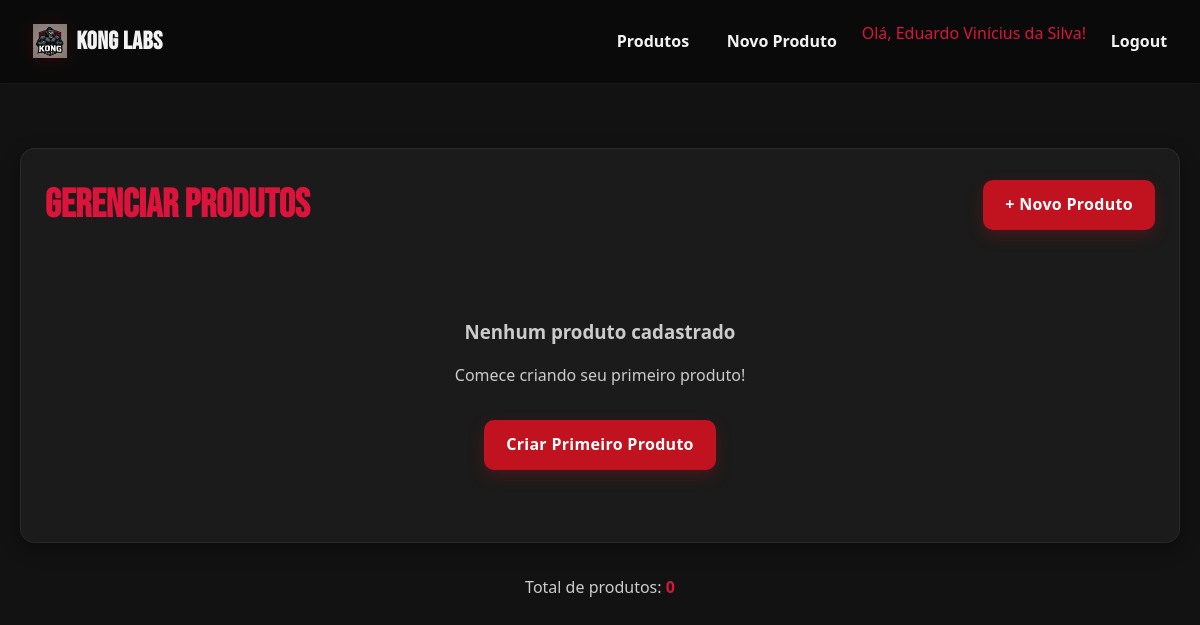
The page /produtos (signed in) on the database as committed earlier.
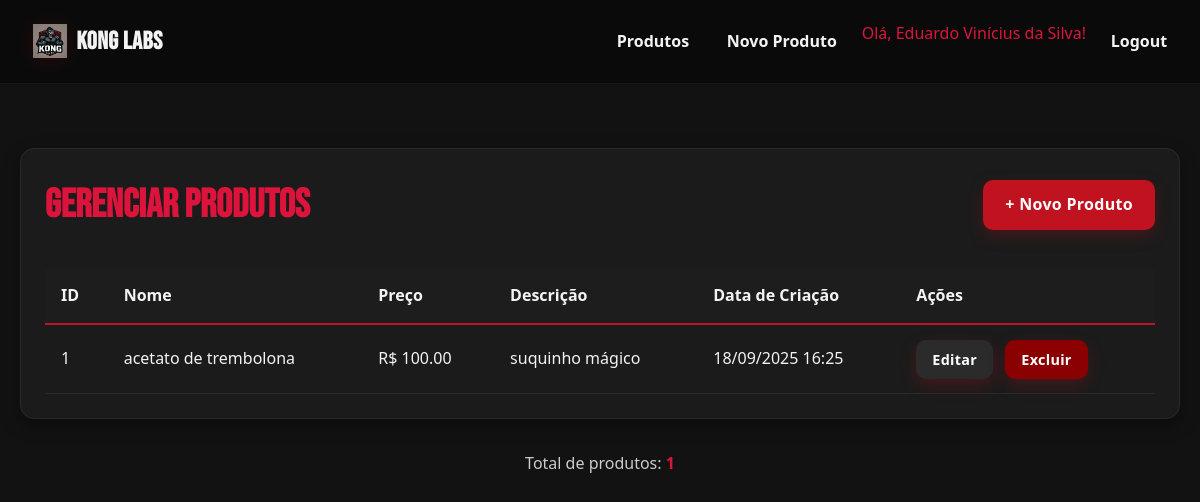
The same page on the database as committed later.
### models.py (models this page shows, shortened)
class Produto(db.Model):
    __tablename__ = 'produtos'
    id = db.Column(db.Integer, primary_key=True)
    nome = db.Column(db.String(100), nullable=False)
    preco = db.Column(db.Float, nullable=False)
    descricao = db.Column(db.Text, nullable=True)
    data_criacao = db.Column(db.DateTime, default=datetime.utcnow)

### app.py (the view)
@app.route('/produtos')
def produtos():
    if 'user_id' not in session:
        flash('Você precisa fazer login primeiro!', 'error')
        return redirect(url_for('login'))
    produtos = Produto.query.all()
    return render_template('produtos.html', produtos=produtos)

### templates/produtos.html (shortened to what this page needs)
{% extends 'base.html' %}
{% block content %}
<div class="table-container">
    <div style="display: flex; justify-content: space-between; align-items: center; margin-bottom: 2rem;">
        <h2 style="color: #DC143C; font-family: 'Bebas Neue', cursive; font-size: 2.5rem; margin: 0;">
            Gerenciar Produtos
        </h2>
        <a href="{{ url_for('criar_produto') }}" class="btn">+ Novo Produto</a>
    </div>
    {% if produtos %}
        <table>
            <thead>
                <tr>
                    <th>ID</th>
                    <th>Nome</th>
                    <th>Preço</th>
                    <th>Descrição</th>
                    <th>Data de Criação</th>
                    <th>Ações</th>
                </tr>
            </thead>
            <tbody>
                {% for produto in produtos %}
                <tr>
                    <td>{{ produto.id }}</td>
                    <td>{{ produto.nome }}</td>
                    <td>R$ {{ "%.2f"|format(produto.preco) }}</td>
                    <td>{{ produto.descricao[:50] }}{% if produto.descricao|length > 50 %}...{% endif %}</td>
                    <td>{{ produto.data_criacao.strftime('%d/%m/%Y %H:%M') }}</td>
                    <td>
                        <a href="{{ url_for('editar_produto', id=produto.id) }}" class="btn btn-secondary" style="margin-right: 0.5rem; padding: 0.5rem 1rem; font-size: 0.9rem;">
                            Editar
                        </a>
                        <a href="{{ url_for('excluir_produto', id=produto.id) }}"
                           class="btn btn-danger"
                           style="padding: 0.5rem 1rem; font-size: 0.9rem;"
                           onclick="return confirm('Tem certeza que deseja excluir este produto?')">
                            Excluir
                        </a>
                    </td>
                </tr>
                {% endfor %}
            </tbody>
        </table>
    {% else %}
        <div style="text-align: center; padding: 3rem; color: #cccccc;">
            <h3 style="margin-bottom: 1rem;">Nenhum produto cadastrado</h3>
            <p style="margin-bottom: 2rem;">Comece criando seu primeiro produto!</p>
            <a href="{{ url_for('criar_produto') }}" class="btn">Criar Primeiro Produto</a>
        </div>
    {% endif %}
</div>
<div style="text-align: center; margin-top: 2rem;">
    <p style="color: #cccccc;">
        Total de produtos: <strong style="color: #DC143C;">{{ produtos|length }}</strong>
    </p>
</div>
{% endblock %}

### templates/base.html (shortened to what this page needs)
<!DOCTYPE html>
<html lang="pt-br">
<head>
    <link rel="stylesheet" href="{{ url_for('static', filename='css/base.css') }}">
</head>
<body>
    <nav class="navbar" role="navigation" aria-label="main navigation">
        <a href="{{ url_for('index') }}" class="brand" aria-label="Kong Labs Home">
            <img src="{{ url_for('static', filename='img/kong-labs-logo.png') }}" alt="Kong Labs" class="brand-image" loading="eager">
            <span class="brand-text">KONG LABS</span>
        </a>
        <div>
            {% if session.user_id %}
                <a href="{{ url_for('produtos') }}">Produtos</a>
                <a href="{{ url_for('criar_produto') }}">Novo Produto</a>
                <span style="color: #DC143C;">Olá, {{ session.user_nome }}!</span>
                <a href="{{ url_for('logout') }}">Logout</a>
            {% else %}
                <a href="{{ url_for('cadastro_usuario') }}">Cadastro</a>
                <a href="{{ url_for('login') }}">Login</a>
            {% endif %}
        </div>
    </nav>
    <div class="container">
        {% block content %}
        {% endblock %}
    </div>
</body>
</html>

### static/css/base.css (style rules this page uses)
:root { --bg-dark: #121212; --bg-card: #1b1b1b; --text: #f3f3f3; --muted: #cfcfcf; --line: #2a2a2a; --brand: #c1121f; --brand-dark: #8B0000; --brand-soft: #e01d2d; --shadow: 0 6px 18px rgba(0,0,0,.35); }
* { margin: 0; padding: 0; box-sizing: border-box; }
body { font-family: system-ui, -apple-system, Segoe UI, Roboto, Arial, sans-serif; background: var(--bg-dark); color: var(--text); min-height: 100vh; line-height: 1.6; }
.navbar { background: rgba(0,0,0,.4); backdrop-filter: saturate(140%) blur(6px); -webkit-backdrop-filter: saturate(140%) blur(6px); border-bottom: 1px solid rgba(255,255,255,.05); padding: .85rem 1.25rem; display: flex; justify-content: space-between; align-items: center; box-shadow: none; position: sticky; top: 0; z-index: 1000; }
.brand { display: inline-flex; align-items: center; gap: .6rem; text-decoration: none; }
.brand-image { width: 34px; height: 34px; object-fit: contain; filter: drop-shadow(0 2px 8px rgba(139,0,0,.35)); }
.brand-text { font-family: 'Bebas Neue', system-ui, sans-serif; letter-spacing: .5px; font-size: 1.55rem; color: var(--text); }
.navbar div:last-child { display: flex; gap: .75rem; }
.navbar a { color: var(--text); text-decoration: none; padding: .5rem .8rem; border-radius: 8px; transition: background-color .2s ease, color .2s ease, transform .15s ease; font-weight: 600; }
.container { max-width: 1200px; margin: 0 auto; padding: 2rem 1.25rem; }
.btn { display: inline-block; background: var(--brand); color: #fff; padding: 12px 22px; text-decoration: none; border-radius: 10px; font-weight: 700; letter-spacing: .3px; transition: background-color .2s ease, transform .12s ease, box-shadow .2s ease; border: none; cursor: pointer; font-size: 1rem; text-align: center; box-shadow: 0 6px 16px rgba(193, 18, 31, .25); }
.btn-secondary { background: #2b2b2b; }
.btn-danger { background: var(--brand-dark); }
.table-container { background: var(--bg-card); border-radius: 14px; padding: 1.5rem; margin: 2rem 0; box-shadow: var(--shadow); border: 1px solid var(--line); }
table { width: 100%; border-collapse: collapse; margin-top: 1rem; }
th, td { padding: .9rem 1rem; text-align: left; border-bottom: 1px solid var(--line); }
th { background: #1d1d1d; color: var(--text); font-weight: 700; border-bottom: 2px solid var(--brand); }

Rows that differ between the two databases and show on the page:
added Produto: id "1", nome "acetato de trembolona", preco "100.00", descricao "suquinho mágico", data_criacao "18/09/2025 16:25"
Other text that changed with them:
{{ produtos|length }}: "0" → "1"
text no longer shown: "Nenhum produto cadastrado Comece criando seu primeiro produto! Criar Primeiro Produto"
text now shown: "ID Nome Preço Descrição Data de Criação Ações"
